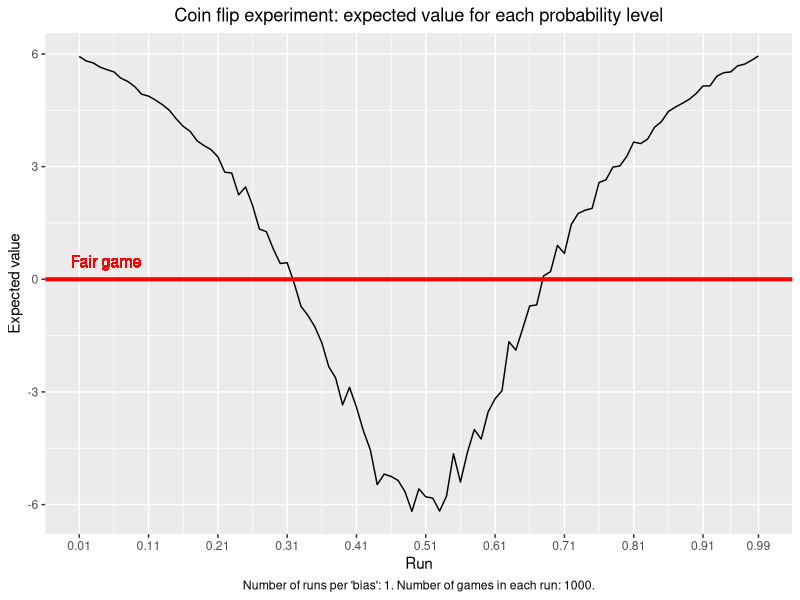

This figure's R source:
# link to stackoverflow page: https://stackoverflow.com/questions/65303912/infinite-loop-in-coin-flipping-game/65332005#65332005

rm(list=ls())
library(ggplot2)

# simulation function
coin_game <- function(n_runs, n_games, bias = 0.5){
  game_payoff <- c()
  expected_value_record <- c()
  
  for (j in seq_len(n_runs)) {
    
    for (i in seq_len(n_games)) {
      
      cost <- 0
      flip_record <- c()
      payoff <- c()
      
      repeat{
        cost <- cost + 1
        flip <- rbinom(1, 1, prob = bias)
        flip_record <- c(flip_record, flip)
        # print(flip_record)
        
        n_tails <- length(flip_record) - sum(flip_record) # number of 0s/tails
        n_heads <- sum(flip_record) # number of 1s/heads
        
        if (abs(n_tails - n_heads) == 4) {
          game_payoff <- c(game_payoff, 10 - cost) # record game payoff
          # print(paste0("single game payoff: ", 10 - cost))
          break
        }
      }
    }
    expected_value_record <- c(expected_value_record, mean(game_payoff))
    game_payoff <- c()
  }
  return(expected_value_record)
}

# run coin_game() on a vector of probabilities - introduce bias to find fair game conditions
n_runs = 1
n_games = 1000
expected_value_record <- sapply(seq(0.01, 0.99, by = 0.01), coin_game, n_runs = n_runs, n_games = n_games)

# plot expected value
expected_value_record <- cbind.data.frame("run" = seq_len(length(expected_value_record)), "bias" = c(seq(0.01, 0.99, by = 0.01)), expected_value_record)

ggplot(data = expected_value_record) +
  geom_line(aes(x = bias, y = expected_value_record)) +
  # geom_line(aes(x = run, y = bias)) +
  scale_x_continuous(breaks = c(seq(min(expected_value_record$bias), max(expected_value_record$bias), by = 0.1), max(expected_value_record$bias))) +
  labs(
    title = "Coin flip experiment: expected value for each probability level", 
    caption = paste0("Number of runs per 'bias': ", n_runs, ". ", "Number of games in each run: ", n_games, "."), 
    x = "Run", 
    y = "Expected value") +
  geom_hline(yintercept = 0, size = 1.4, color = "red") +
  geom_text(aes(x = 0.1, y = 0, label = "Fair game", hjust = 1, vjust = -1), size = 4, color = "red") +
  # annotate(
  #   geom = "text", 
  #   x = 0.85 * n_runs, 
  #   y = max(expected_value_record$expected_value_record), 
  #   label = paste0("Mean across runs: ", mean(expected_value_record$expected_value_record))) +
  theme(plot.title = element_text(hjust = 0.5), plot.caption = element_text(hjust = 0.5))
